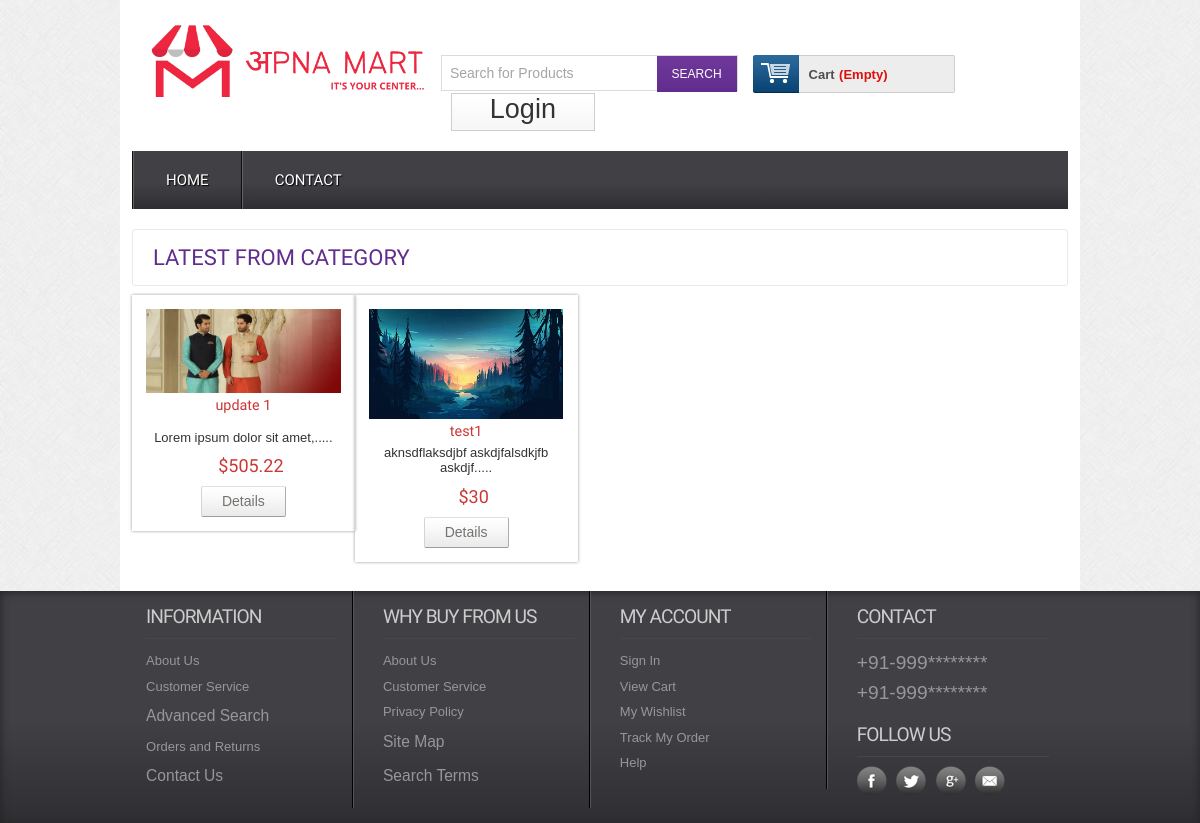
/E-Commerce-Website-Using-PHP/productbycat.php?catId=1, run on the app's committed database.
### tables this page shows
CREATE TABLE `tbl_product` (
  `productId` int(11) NOT NULL,
  `productName` varchar(255) NOT NULL,
  `catId` int(11) NOT NULL,
  `brandId` int(11) NOT NULL,
  `body` text NOT NULL,
  `price` float NOT NULL,
  `image` varchar(255) NOT NULL,
  `type` tinyint(4) NOT NULL DEFAULT 0
);

### E-Commerce-Website-Using-PHP/classes/Product.php (called while the page is built, shortened)
<?php
$filepath = realpath(dirname(__FILE__));
include_once($filepath.'/../lib/Database.php');
include_once($filepath.'/../helpers/Format.php');
 ?>
<?php
class Product
{
    private $db;
    public function __construct()
    {
        $this->db = new Database();
    }
    public function productByCat($catId)
    {
        $catId  = mysqli_real_escape_string($this->db->link, $catId);
        $query  = "SELECT * FROM tbl_product WHERE catId = '$catId'";
        $result = $this->db->select($query);
        return $result;
    }
}

### E-Commerce-Website-Using-PHP/lib/Database.php (called while the page is built, shortened)
<?php
class Database
{
    public $host   = DB_HOST;
    public $user   = DB_USER;
    public $pass   = DB_PASS;
    public $dbname = DB_NAME;
    public $link;
    private function connectDB()
    {
        $this->link = new mysqli(
            $this->host,
            $this->user,
            $this->pass,
            $this->dbname
        );
    }
    public function select($query)
    {
        $result = $this->link->query($query) or
        die($this->link->error . __LINE__);
        if ($result->num_rows > 0) {
            return $result;
        } else {
            return false;
        }
    }
}

### E-Commerce-Website-Using-PHP/helpers/Format.php (called while the page is built, shortened)
<?php
class Format
{
    public function textShorten($text, $limit = 400)
    {
        $text = $text . " ";
        $text = substr($text, 0, $limit);
        $text = substr($text, 0, strrpos($text, ' '));
        $text = $text . ".....";
        return $text;
    }
}

### E-Commerce-Website-Using-PHP/productbycat.php (the view, shortened to what this page needs)
<?php include 'inc/header.php'; ?>
<?php
if (!isset($_GET['catId']) || $_GET['catId'] == null) {
    echo "<script>window.location = '404.php';</script>";
} else {
    $catId = preg_replace('/[^-a-zA-Z0-9_]/', '', $_GET['catId']);
}
 ?>
 <div class="main">
    <div class="content">
    	<div class="content_top">
    		<div class="heading">
    		<h3>Latest from Category</h3>
    		</div>
    	</div>
	      <div class="section group">
	      	<?php
              $productByCat = $pd->productByCat($catId);
              if ($productByCat) {
                  while ($result = $productByCat->fetch_assoc()) {
                      ?>
				<div class="grid_1_of_4 images_1_of_4">
					 <a href="details.php?proId=<?php echo $result['productId']; ?>"><img src="../dashboard-blue/<?php echo $result['image']; ?>" alt="" /></a>
					 <h2><?php echo $result['productName']; ?></h2>
					 <p><?php echo $fm->textShorten($result['body'], 40); ?></p>
					 <p><span class="price">$<?php echo $result['price']; ?></span></p>
				     <div class="button"><span><a href="details.php?proId=<?php echo $result['productId']; ?>" class="details">Details</a></span></div>
				</div>
				<?php
                  }
              } else {
                  echo "<script>window.location = '404.php';</script>";
                    } ?>
			</div>
    </div>
 </div>
<?php include 'inc/footer.php'; ?>

### E-Commerce-Website-Using-PHP/css/style.css (style rules this page uses)
html, body, div, span, applet, object, iframe, h1, h2, h3, h4, h5, h6, p, blockquote, pre, a, abbr, acronym, address, big, cite, code, del, dfn, em, img, ins, kbd, q, s, samp, small, strike, strong, sub, sup, tt, var, b, u, i, dl, dt, dd, ol, nav ul, nav li, fieldset, form, label, legend, table, caption, tbody, tfoot, thead, tr, th, td, article, aside, canvas, details, embed, figure, figcaption, footer, header, hgroup, menu, nav, output, ruby, section, summary, time, mark, audio, video { margin: 0; padding: 0; border: 0; font-size: 100%; font: inherit; vertical-align: baseline; }
a { text-decoration: none; }
img { max-width: 100%; }
body { font-family: Arial, Helvetica, sans-serif; background: url(../images/body_bg3.jpg); }
.section { clear: both; padding: 0px; margin: 0px; }
.group:before, .group:after { content: ""; display: table; }
.group:after { clear: both; }
.group { zoom: 1; }
.content { padding: 20px 0; background: #FFF; }
.content h2 { font-size: 23px; color: #6C6C6C; font-family: 'Monda', sans-serif; }
.content_top { padding: 15px 20px; border: 1px solid #EBE8E8; border-radius: 3px; }
.heading { float: left; margin-right: 10%; }
.heading h3 { font-family: 'Monda', sans-serif; font-size: 22px; color: #602D8D; text-transform: uppercase; }
.grid_1_of_4 { display: block; float: left; margin: 1% 0 1% 0; box-shadow: 0px 0px 3px rgb(150, 150, 150); }
.grid_1_of_4:first-child { margin-left: 0; }
.images_1_of_4 { width: 20.8%; padding: 1.5%; text-align: center; position: relative; }
.images_1_of_4 img { max-width: 100%; }
.images_1_of_4 h2 { color: #CC3636; font-family: 'Monda', sans-serif; font-size: 0.9em; font-weight: normal; }
.images_1_of_4 p { font-size: 0.8125em; padding: 0.4em 0; color: #333; }
.images_1_of_4 p span.price { font-size: 18px; font-family: 'Monda', sans-serif; color: #CC3636; margin-left: 15px; }
.images_1_of_4 .button { float: left; line-height: 1.9em; margin-top: 0.3em; width: 100%; }
.images_1_of_4 .button a { padding: 7px 20px; font-size: 0.8em; }
.images_1_of_4 .button a { font-family: "Trebuchet MS", Arial, Helvetica, sans-serif; font-size: 14px; line-height: 15px; text-transform: none; color: #737370; text-decoration: none !important; background: url(../images/button-bg.png) repeat-x 0 0 #E8E8E8; display: inline-block; border-left: 1px solid #D4D4D4 !important; border-right: 1px solid #ADADAD !important; border-top: 1px solid #E0E0E0 !important; border-bottom: 1px solid #9C9C9C !important; cursor: pointer !important; margin: 0 2px; border-radius: 2px; -moz-border-radius: 2px; -webkit-border-radius: 2px; -webkit-transition: all 0.5s ease; -moz-transition: all 0.5s ease; -o-transition: all 0.5s ease; transition: all 0.5s ease; }

### data on the page
tbl_product: image (picture), productName "update 1", body "Lorem ipsum dolor sit amet,.....", price "505.22"
tbl_product: image (picture), productName "test1", body "aknsdflaksdjbf askdjfalsdkjfb askdjf.....", price "30"
